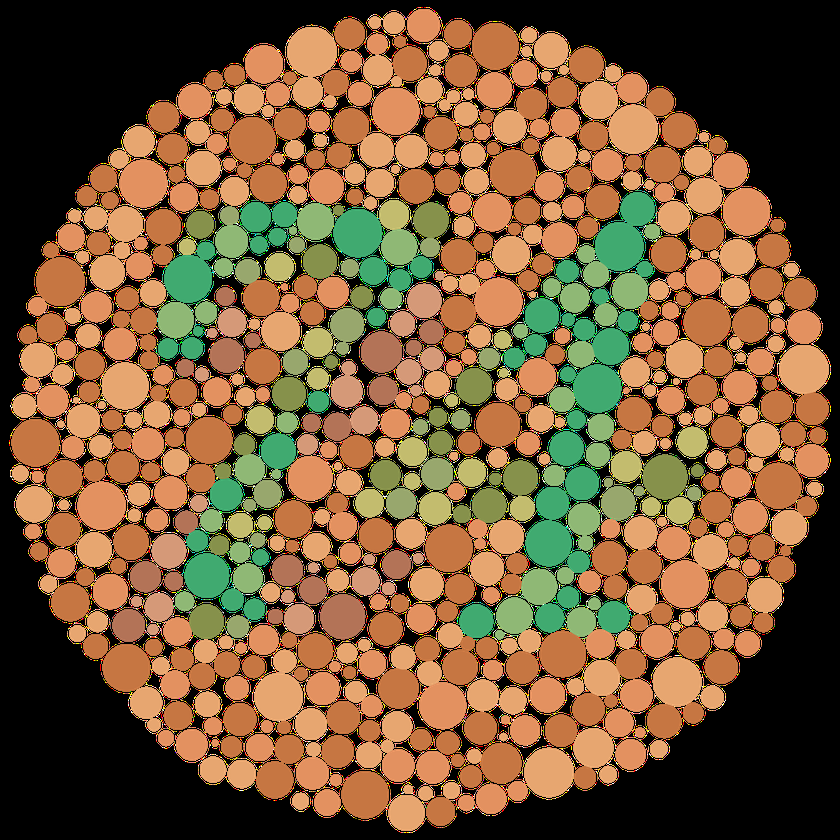
#> input picture images/ishiharaTest.png, 840 x 840 px, shrunk from 1200 x 1200 before the run
$ python delta_cvd_test.py
#> lines starting #> are read from the running program, lines starting #| are printed output that depends on the picture; long printed decimals are rounded
### color_utils.py
import numpy as np
import cv2
from skimage import color


def read_rgb(image_path: str) -> np.ndarray:
    # Read image as BGR
#> called with image_path = '../images/ishiharaTest.png'
    img_bgr = cv2.imread(image_path, cv2.IMREAD_COLOR)
#> img_bgr is the input picture: shape (840, 840, 3); mean B, G, R 56.5, 89.7, 119.8

    if img_bgr is None:
        raise FileNotFoundError(image_path)

    # Convert the BGR colors to the RGB pattern
    img_rgb = cv2.cvtColor(img_bgr, cv2.COLOR_BGR2RGB)

    # Normalize the color data to be between 0 and 1
    # 255 is because we colors can have a value between 0 and 255
    return (img_rgb.astype(np.float32) / 255.0).clip(0, 1)


# [6 lines left out: function write_rgb, not called in this run]


# LAB
# L - Lightness
# A - Red/Green Value
# B - Blue/Yellow Value
def rgb_to_lab(img_rgb01: np.ndarray) -> np.ndarray:
    return color.rgb2lab(img_rgb01)


def lab_to_rgb(img_lab: np.ndarray) -> np.ndarray:
    return np.clip(color.lab2rgb(img_lab), 0, 1)


# deltaE_2000 returns how much a color is different from another one
# ~1 → Almost the same color
# ~2–5 → Visible difference
# > 10 → Complete different colors
# This method returns an array with the difference of color of each pixel, if images are passed as parameters
def deltaE_2000(color_1_lab: np.ndarray, color_2_lab: np.ndarray) -> np.ndarray:
    return color.deltaE_ciede2000(color_1_lab, color_2_lab)


# Convert sRGB to linear RGB
def srgb_to_linear(rgb_01: np.ndarray) -> np.ndarray:
    # a: sRGB standard constant used in the exponential segment
    # thresh: limits separating the linear segment from exponential segment in the sRGB curve.
    a = 0.055
    thresh = 0.04045

    # Array with True where rgb_01 <= thresh
    low_section = rgb_01 <= thresh

    # Invert boolean array
    high_section = ~low_section

    # Create array with same structure as rgb01
    out = np.empty_like(rgb_01, dtype=np.float32)

    # Linear section of sRGB
    out[low_section] = rgb_01[low_section] / 12.92

    # Remove gama
    out[high_section] = ((rgb_01[high_section] + a) / (1 + a)) ** 2.4
    return out


# Convert linear RGB to sRGB
def linear_to_srgb(linear: np.ndarray) -> np.ndarray:
    # a: sRGB standard constant used in the exponential segment
    # thresh: threshold of the sRGB standard for the return path (linear→sRGB).
    a = 0.055
    thresh = 0.0031308

    low_section = linear <= thresh
    high_section = ~low_section

    # Create array with same structure as rgb01
    out = np.empty_like(linear, dtype=np.float32)

    # Low linear section
    out[low_section] = linear[low_section] * 12.92

    # Apply gama
    out[high_section] = (1 + a) * np.power(linear[high_section], 1 / 2.4) - a
    return out


# Machado et al. matrix, severity 1.0, linear RGB
MATRIX_PROTAN = np.array([
    [0.152286, 1.052583, -0.204868],
    [0.114503, 0.786281, 0.099216],
    [-0.003882, -0.048116, 1.051998],
], dtype=np.float32)

MATRIX_DEUTAN = np.array([
    [0.367322, 0.860646, -0.227968],
    [0.280085, 0.672501, 0.047413],
    [-0.011820, 0.042940, 0.968881],
], dtype=np.float32)

MATRIX_TRITAN = np.array([
    [1.255528, -0.076749, -0.178779],
    [-0.078411, 0.930809, 0.147602],
    [0.004733, 0.691367, 0.303900],
], dtype=np.float32)

IDENTITY_MATRIX = np.eye(3, dtype=np.float32)


def severity_blend(matrix_def: np.ndarray, severity: float) -> np.ndarray:
    severity_01 = float(np.clip(severity, 0.0, 1.0))

    # Matrix blend
    return (1.0 - severity_01) * IDENTITY_MATRIX + severity_01 * matrix_def


# Apply matrix in linear RGB
def apply_matrix(img_linear: np.ndarray, matrix: np.ndarray) -> np.ndarray:
    # img_linear: HxWx3, float linear [0,1], no gama
    height, width, _ = img_linear.shape
    rgb_pixels = img_linear.reshape(-1, 3)

    # rgb_pixels is (N×3), each row is one pixel [R, G, B].
    # The color transform matrix is defined for column vectors, so we use matrix.T
    # to match the row-vector pixel layout. This applies the 3×3 transform to all pixels.
    out = rgb_pixels @ matrix.T
    return out.reshape(height, width, 3)


def simulate_cvd(img_rgb01: np.ndarray, cvd_type: str = "deutan", severity: float = 1.0) -> np.ndarray:
    """
    Simulates colorblind vision.
    cvd_type: "protanus" | "deuteranus" | "tritanus"
    severity: 0.0 (no effect) to 1.0 (severe)
    """

    img_rgb01 = np.asarray(img_rgb01, dtype=np.float32)

    # Check if the image is a just a list of colors and not a real image
    if img_rgb01.ndim == 2 and img_rgb01.shape[-1] == 3:
        # Add new dimension to the list of colors to become an image
        img_rgb01 = img_rgb01[None, :, :]
    # Check if after add new dimension the file is in a valid format
    if img_rgb01.ndim != 3 or img_rgb01.shape[-1] != 3:
        raise ValueError("simulate_cvd method expect a HxWx3 array.")

    # sRGB -> linear
    linear_colors = srgb_to_linear(img_rgb01.clip(0, 1).astype(np.float32))

    # Choose matrix based on CVD
    t = cvd_type.lower()
    if t == "protan":
        blend_matrix = severity_blend(MATRIX_PROTAN, severity)
    elif t == "deutan":
        blend_matrix = severity_blend(MATRIX_DEUTAN, severity)
    elif t == "tritan":
        blend_matrix = severity_blend(MATRIX_TRITAN, severity)
    else:
        raise ValueError("cvd_type should be 'protan', 'deutan' or 'tritan'.")

    linear_simulation = apply_matrix(linear_colors, blend_matrix)

    # Clamp + linear -> sRGB
    linear_simulation = np.clip(linear_simulation, 0.0, 1.0)
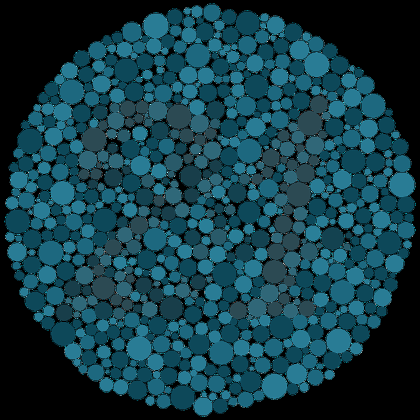
#> linear_simulation: shape (840, 840, 3) float32 (shown at 1/2 size); mean of channels 0, 1, 2 0.28, 0.235, 0.0768; drawn as B, G, R
    srgb_simulation = linear_to_srgb(linear_simulation)
#> in linear_to_srgb, `low_section = linear <= thresh`:
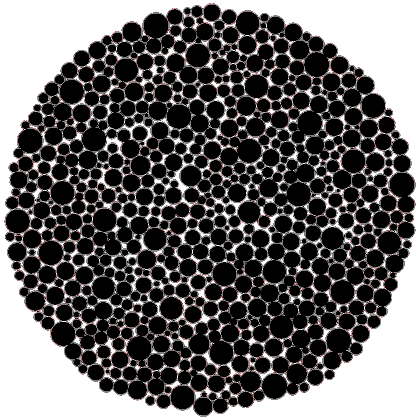
#> low_section: shape (840, 840, 3) bool (shown at 1/2 size); mean of channels 0, 1, 2 0.391, 0.391, 0.398; drawn as B, G, R
#> in linear_to_srgb, `high_section = ~low_section`:
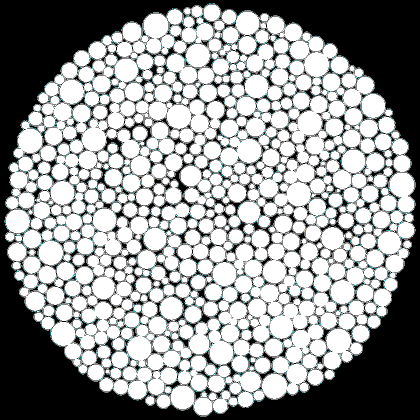
#> high_section: shape (840, 840, 3) bool (shown at 1/2 size); mean of channels 0, 1, 2 0.609, 0.609, 0.602; drawn as B, G, R
#> in linear_to_srgb, `out[high_section] = (1 + a) * np.power(linear[high_section], 1 / 2.4) ..`:
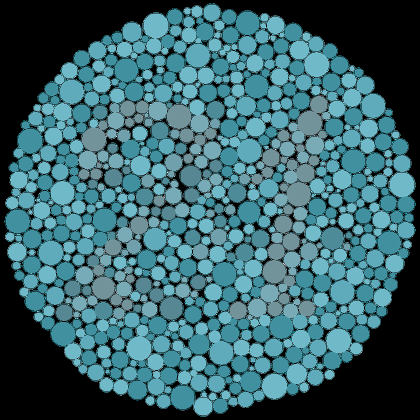
#> out: shape (840, 840, 3) float32 (shown at 1/2 size); mean of channels 0, 1, 2 0.427, 0.393, 0.224; drawn as B, G, R
    return np.clip(srgb_simulation, 0.0, 1.0)

### tests/delta_cvd_test.py
from color_utils import read_rgb, rgb_to_lab, deltaE_2000, simulate_cvd

# 1) Load image
img = read_rgb("../images/ishiharaTest.png")

# 2) Convert to Lab format
lab_normal = rgb_to_lab(img)

# 3) Simulate CVD
img_cvd = simulate_cvd(img, cvd_type="deutan", severity=1.0)

# 4) Convert CVD to Lab format
lab_cvd = rgb_to_lab(img_cvd)
#> in rgb_to_lab (call 2), `return color.rgb2lab(img_rgb01)`:
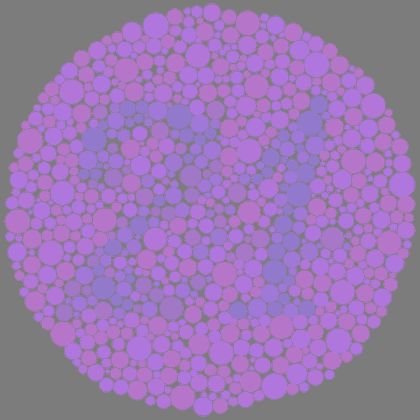
#> returned value: shape (840, 840, 3) float32 (shown at 1/2 size); mean of channels 0, 1, 2 41.1, -2.7, 23; drawn with min black and max white

# 5) Calculate ΔE between color blindness and normal
delta = deltaE_2000(lab_normal, lab_cvd)
#> in deltaE_2000, `return color.deltaE_ciede2000(color_1_lab, color_2_lab)`:
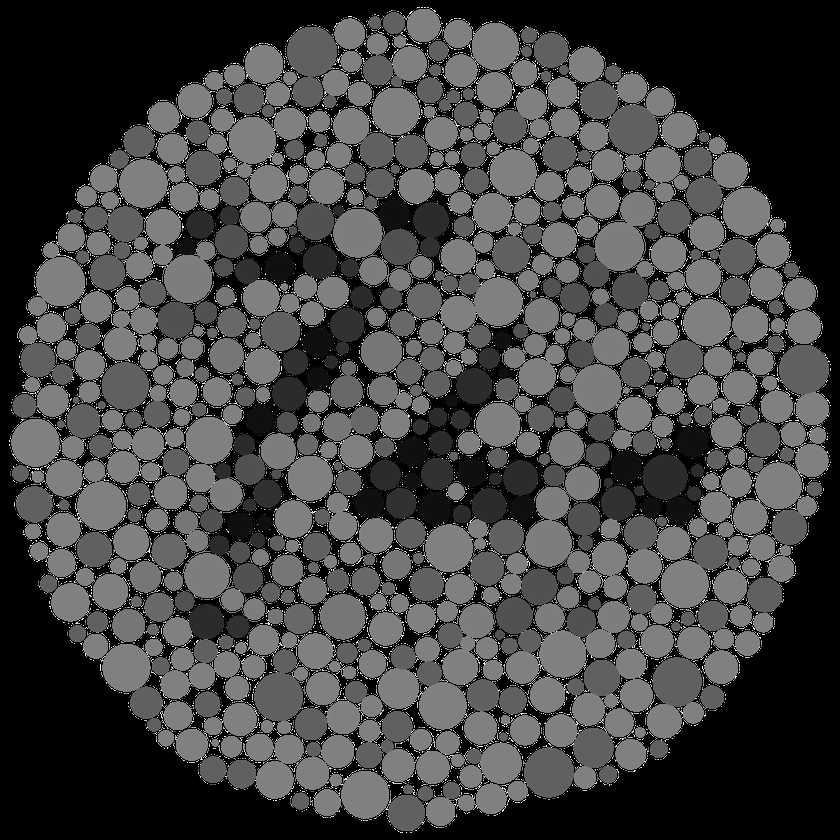
#> returned value: shape (840, 840) float32; min 0, max 44.34, mean 11.7; drawn with min black and max white

print("Mean DeltaE:", float(delta.mean()))
#| Mean DeltaE: 11.660
print("Max DeltaE:", float(delta.max()))
#| Max DeltaE: 44.336
print("Min DeltaE:", float(delta.min()))
#| Min DeltaE: 0.0
